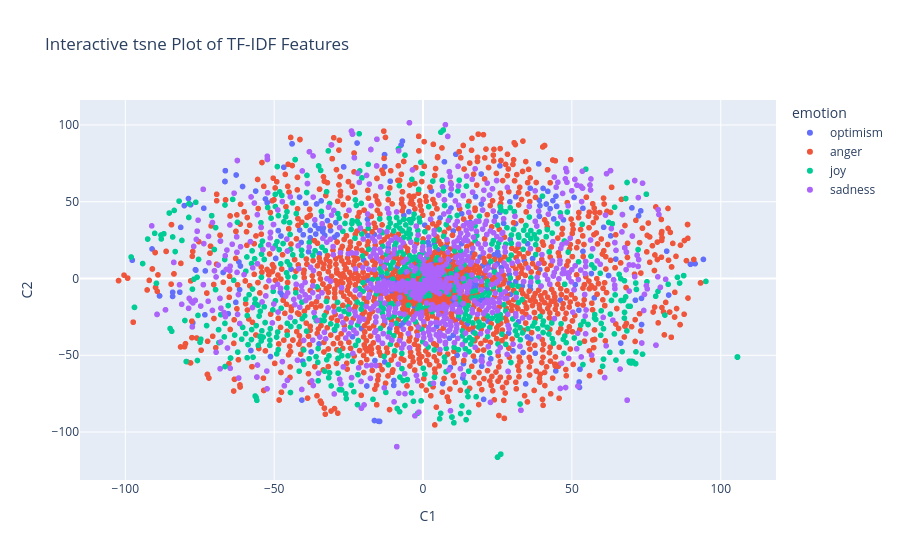

Notebook code for this chart:
### Markdown cell above
The 2D plot of the TF-IDF matrix provides a visual representation of the documents in the reduced dimensional space. Each point represents a document, and the distance between points indicates the similarity between the documents based on their TF-IDF scores. Closer points suggest similar content, while distant points indicate dissimilar content

### Code cell
## Using plotly

tsne_df = pd.DataFrame({
    "C1": tsne_result[:, 0],
    "C2": tsne_result[:, 1],
    "text": X,
    "emotion": y
})

fig = px.scatter(
    tsne_df,
    x="C1",
    y="C2",
    color="emotion",
    hover_data={
        "text": True,
        "C1": False,
        "C2": False
    },
    title="Interactive tsne Plot of TF-IDF Features"
)

fig.show()

### Figure 1 — Plotly figure (JSON) as saved in the notebook; plotly's stock layout.template omitted (floating-point values rounded to 4 significant figures; data arrays with more than 128 entries replaced by an {"elided": "..."} marker saying what was removed)
{"data": [{"customdata": {"elided": "294x1 str values"}, "hovertemplate": "emotion=optimism<br>text=%{customdata[0]}<extra></extra>", "legendgroup": "optimism", "marker": {"color": "#636efa", "symbol": "circle"}, "mode": "markers", "name": "optimism", "showlegend": true, "type": "scattergl", "x": {"elided": "294 float values"}, "xaxis": "x", "y": {"elided": "294 float values"}, "yaxis": "y"}, {"customdata": {"elided": "1400x1 str values"}, "hovertemplate": "emotion=anger<br>text=%{customdata[0]}<extra></extra>", "legendgroup": "anger", "marker": {"color": "#EF553B", "symbol": "circle"}, "mode": "markers", "name": "anger", "showlegend": true, "type": "scattergl", "x": {"elided": "1400 float values"}, "xaxis": "x", "y": {"elided": "1400 float values"}, "yaxis": "y"}, {"customdata": {"elided": "708x1 str values"}, "hovertemplate": "emotion=joy<br>text=%{customdata[0]}<extra></extra>", "legendgroup": "joy", "marker": {"color": "#00cc96", "symbol": "circle"}, "mode": "markers", "name": "joy", "showlegend": true, "type": "scattergl", "x": {"elided": "708 float values"}, "xaxis": "x", "y": {"elided": "708 float values"}, "yaxis": "y"}, {"customdata": {"elided": "855x1 str values"}, "hovertemplate": "emotion=sadness<br>text=%{customdata[0]}<extra></extra>", "legendgroup": "sadness", "marker": {"color": "#ab63fa", "symbol": "circle"}, "mode": "markers", "name": "sadness", "showlegend": true, "type": "scattergl", "x": {"elided": "855 float values"}, "xaxis": "x", "y": {"elided": "855 float values"}, "yaxis": "y"}], "layout": {"legend": {"title": {"text": "emotion"}, "tracegroupgap": 0}, "title": {"text": "Interactive tsne Plot of TF-IDF Features"}, "xaxis": {"anchor": "y", "domain": [0, 1], "title": {"text": "C1"}}, "yaxis": {"anchor": "x", "domain": [0, 1], "title": {"text": "C2"}}}}
